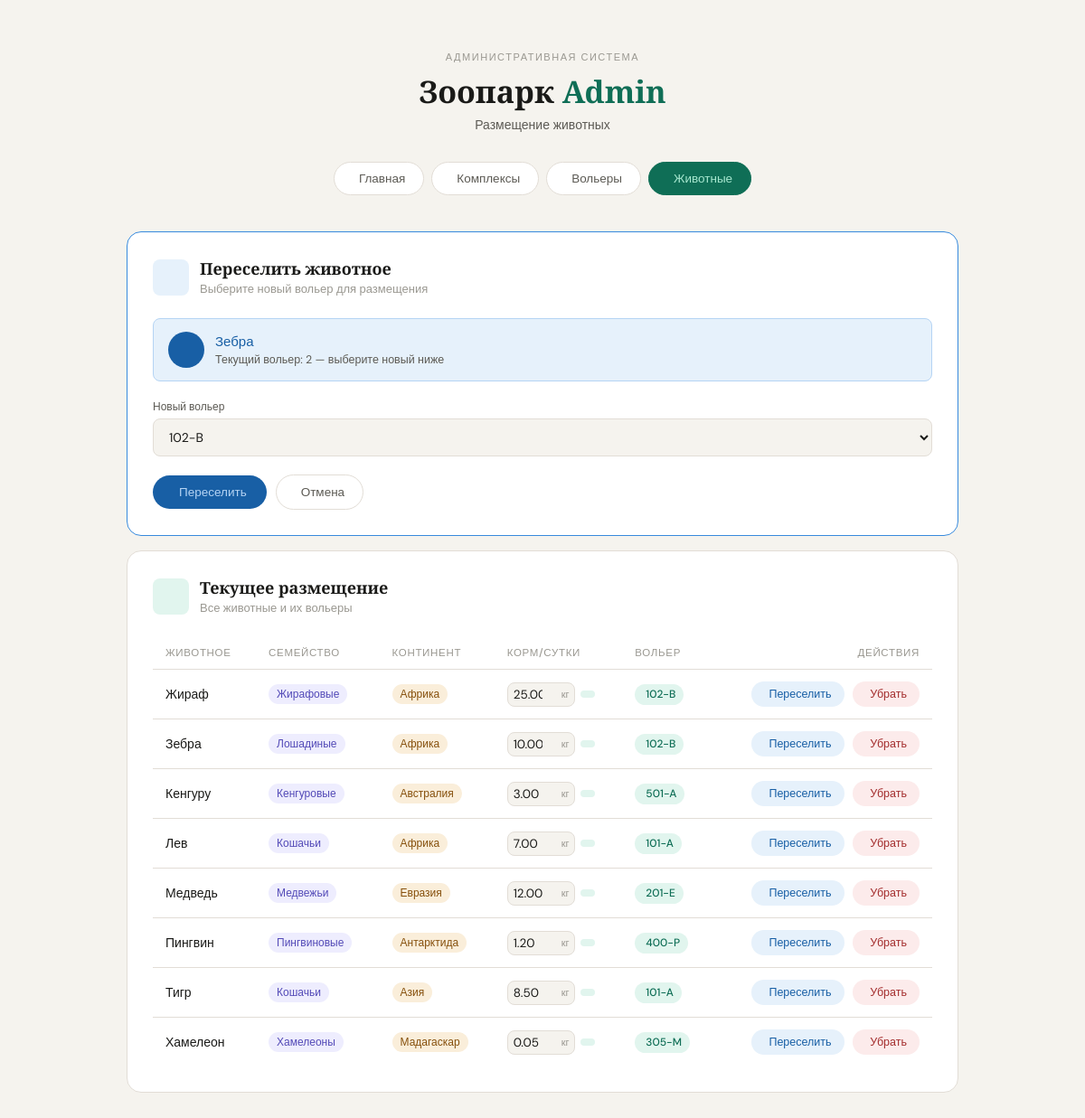
/animals.php?action=edit&specie_id=7&room_id=2, run on the app's committed database.
### tables this page shows
CREATE TABLE `animal_placement` (
  `id_species` int(11) NOT NULL,
  `id_room` int(11) NOT NULL
);

CREATE TABLE `animal_species` (
  `id_specie` int(11) NOT NULL,
  `family` varchar(45) NOT NULL,
  `continent` varchar(45) NOT NULL,
  `daily_food` decimal(6,2) NOT NULL,
  `species_name` varchar(45) NOT NULL
);

CREATE TABLE `rooms` (
  `id_room` int(11) NOT NULL,
  `room_number` varchar(45) NOT NULL,
  `has_water` tinyint(1) NOT NULL,
  `has_heating` tinyint(1) NOT NULL,
  `id_complexes` int(11) NOT NULL,
  `total_animals` int(11) NOT NULL
);

### animals.php (the view, shortened to what this page needs)
<?php
require_once 'login.php';
try {
    $pdo = new PDO($attr, $user, $pass, $opts);
    $edit_row = null;
    if (isset($_GET['action']) && $_GET['action'] === 'edit') {
        $s_id = (int)$_GET['specie_id'];
        $r_id = (int)$_GET['room_id'];
        $stmt = $pdo->prepare("SELECT p.*, s.species_name FROM animal_placement p JOIN animal_species s ON p.id_species = s.id_specie WHERE p.id_species = ? AND p.id_room = ?");
        $stmt->execute([$s_id, $r_id]);
        $edit_row = $stmt->fetch();
    }
    $rooms   = $pdo->query("SELECT * FROM rooms ORDER BY room_number")->fetchAll();
    $query = "SELECT p.id_species, p.id_room, s.species_name, s.family, s.continent, s.daily_food, r.room_number
              FROM animal_placement p
              JOIN animal_species s ON p.id_species = s.id_specie
              JOIN rooms r ON p.id_room = r.id_room
              ORDER BY s.species_name ASC";
    $result = $pdo->query($query);
} catch (PDOException $e) {
    die("Ошибка СУБД: " . $e->getMessage());
}
?>
<!DOCTYPE html>
<html lang="ru">
<head>
    <link rel="stylesheet" href="https://cdn.jsdelivr.net/npm/@tabler/icons-webfont@latest/dist/tabler-icons.min.css">
</head>
<body>
<header class="site-header">
    <div class="eyebrow">Административная система</div>
    <h1 class="site-title">Зоопарк <em>Admin</em></h1>
    <p class="site-sub">Размещение животных</p>
</header>
<nav>
    <a href="index.php"     class="nav-btn"><i class="ti ti-layout-dashboard"></i> Главная</a>
    <a href="complexes.php" class="nav-btn"><i class="ti ti-building-estate"></i> Комплексы</a>
    <a href="rooms.php"     class="nav-btn"><i class="ti ti-door"></i> Вольеры</a>
    <a href="animals.php"   class="nav-btn active"><i class="ti ti-paw"></i> Животные</a>
</nav>
<main class="content">
    <?php if ($edit_row): ?>
    <div class="card card-edit">
        <div class="card-header">
            <div class="card-icon icon-blue"><i class="ti ti-replace"></i></div>
            <div>
                <div class="card-title">Переселить животное</div>
                <div class="card-subtitle">Выберите новый вольер для размещения</div>
            </div>
        </div>
        <div class="animal-banner">
            <div class="animal-avatar"><i class="ti ti-paw"></i></div>
            <div>
                <div class="animal-name"><?= htmlspecialchars($edit_row['species_name']) ?></div>
                <div class="animal-hint">Текущий вольер: <?= htmlspecialchars($edit_row['id_room']) ?> — выберите новый ниже</div>
            </div>
        </div>
        <form method="POST" action="animals.php">
            <div class="form-grid">
                <div class="field-group">
                    <label class="field-label">Новый вольер</label>
                    <select class="field-input blue" name="new_room_id" required>
                        <?php foreach ($rooms as $r): ?>
                            <option value="<?= $r['id_room'] ?>" <?= $r['id_room'] == $edit_row['id_room'] ? 'selected' : '' ?>>
                                <?= htmlspecialchars($r['room_number']) ?>
                            </option>
                        <?php endforeach; ?>
                    </select>
                </div>
            </div>
            <div class="form-actions">
                <button type="submit" name="edit_placement" class="btn-submit btn-submit-blue">
                    <i class="ti ti-replace"></i> Переселить
                </button>
                <a href="animals.php" class="btn-cancel">
                    <i class="ti ti-x"></i> Отмена
                </a>
            </div>
        </form>
    </div>
    <?php endif; ?>
    <div class="card">
        <div class="card-header">
            <div class="card-icon icon-green"><i class="ti ti-paw"></i></div>
            <div>
                <div class="card-title">Текущее размещение</div>
                <div class="card-subtitle">Все животные и их вольеры</div>
            </div>
        </div>
        <div class="table-wrap">
            <table>
                <thead>
                    <tr>
                        <th>Животное</th>
                        <th>Семейство</th>
                        <th>Континент</th>
                        <th>Корм/сутки</th>
                        <th>Вольер</th>
                        <th>Действия</th>
                    </tr>
                </thead>
                <tbody>
                    <?php $has_rows = false; while ($row = $result->fetch()): $has_rows = true; ?>
                        <tr>
                            <td><span class="species-name"><?= htmlspecialchars($row['species_name']) ?></span></td>
                            <td><span class="tag tag-family"><?= htmlspecialchars($row['family']) ?></span></td>
                            <td><span class="tag tag-continent"><?= htmlspecialchars($row['continent']) ?></span></td>
                    <td>
                        <form method="POST" action="" style="display: flex; align-items: center; gap: 6px;">
                            <div style="position: relative; display: inline-block;">
                                <input type="number" name="new_daily_food" value="<?= htmlspecialchars($row['daily_food']) ?>" step="0.01" min="0.01" required style="width: 75px; padding: 4px 20px 4px 6px; border: 1px solid var(--border); border-radius: var(--radius-sm); font-family: inherit; font-size: 13.5px; background: var(--bg); color: var(--text-1);">
                                <span style="position: absolute; right: 6px; top: 50%; transform: translateY(-50%); font-size: 11px; color: var(--text-3); font-weight: 500;">кг</span>
                            </div>
                            <button type="submit" name="update_food_submit" class="action-btn" style="background: var(--green-bg); color: var(--green); padding: 4px 8px; border: none; border-radius: var(--radius-sm);">
                            </button>
                        </form>
                    </td>
                            <td><span class="tag tag-room"><i class="ti ti-door" style="font-size:12px;vertical-align:-1px;margin-right:3px"></i><?= htmlspecialchars($row['room_number']) ?></span></td>
                            <td>
                                <a href="animals.php?action=edit&specie_id=<?= $row['id_species'] ?>&room_id=<?= $row['id_room'] ?>" class="action-btn btn-edit-row">
                                    <i class="ti ti-replace"></i> Переселить
                                </a>
                                <a href="animals.php?delete_specie_id=<?= $row['id_species'] ?>&delete_room_id=<?= $row['id_room'] ?>"
                                   class="action-btn btn-delete-row"
                                   onclick="return confirm('Убрать «<?= htmlspecialchars($row['species_name']) ?>» из вольера?')">
                                    <i class="ti ti-trash"></i> Убрать
                                </a>
                            </td>
                        </tr>
                    <?php endwhile; ?>
                </tbody>
            </table>
        </div>
    </div>
</main>
</body>
</html>

### data on the page
animal_placement: id_species.species_name "Зебра", id_room "2", new_room_id "102-B", id_species.family "Лошадиные", id_species.continent "Африка", new_daily_food "10.00", id_room.room_number "102-B"
animal_placement: id_species.species_name "Жираф", id_species.family "Жирафовые", id_species.continent "Африка", new_daily_food "25.00", id_room.room_number "102-B"
animal_placement: id_species.species_name "Кенгуру", id_species.family "Кенгуровые", id_species.continent "Австралия", new_daily_food "3.00", id_room.room_number "501-A"
animal_placement: id_species.species_name "Лев", id_species.family "Кошачьи", id_species.continent "Африка", new_daily_food "7.00", id_room.room_number "101-A"
animal_placement: id_species.species_name "Медведь", id_species.family "Медвежьи", id_species.continent "Евразия", new_daily_food "12.00", id_room.room_number "201-E"
animal_placement: id_species.species_name "Пингвин", id_species.family "Пингвиновые", id_species.continent "Антарктида", new_daily_food "1.20", id_room.room_number "400-P"
animal_placement: id_species.species_name "Тигр", id_species.family "Кошачьи", id_species.continent "Азия", new_daily_food "8.50", id_room.room_number "101-A"
animal_placement: id_species.species_name "Хамелеон", id_species.family "Хамелеоны", id_species.continent "Мадагаскар", new_daily_food "0.05", id_room.room_number "305-M"
